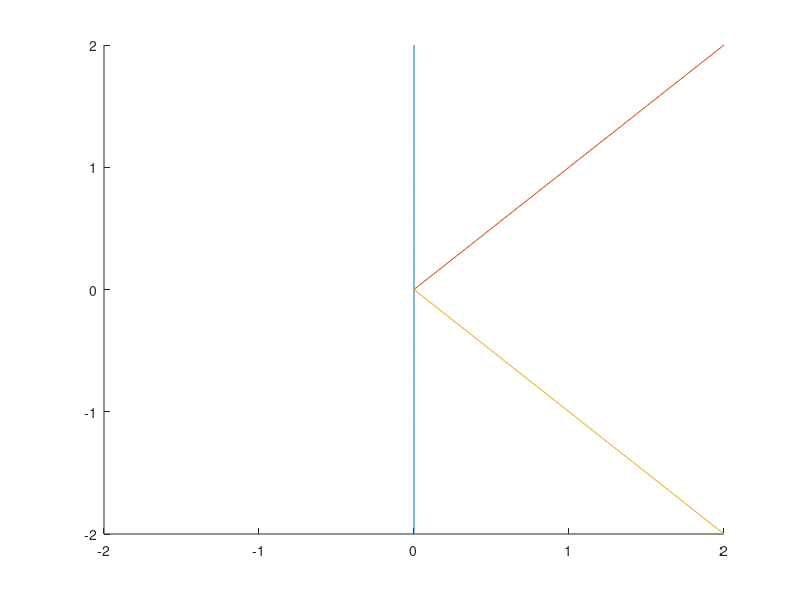

The MATLAB script that drew this image:
%%Clears everything
clc
clear all
clf

%%Allows us to plot more than one item on graph
hold on;

%%Set the x and y linspace
Ax = linspace(0,0,50);
Ay = linspace(-2,2,50);

%%Plot the x and y
plot(Ax,Ay);

%%Set the x and y limits
xlim([-2 2])
ylim([-2 2])

%%Set the linspace
xDiag = linspace(0,2,25);

%%Set the diagnols
A = xDiag;
B = -xDiag;

%%Plot the diagnols
plot(xDiag,A);
plot(xDiag,B);